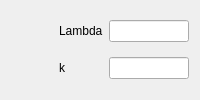
         <widget class="QWidget" name="tab_weibull_4">
          <attribute name="title">
           <string>Weibull</string>
          </attribute>
          <layout class="QGridLayout" name="gridLayout_37">
           <item row="0" column="2">
            <widget class="QLineEdit" name="ln_weilambda_4">
             <property name="maximumSize">
              <size>
               <width>80</width>
               <height>16777215</height>
              </size>
             </property>
            </widget>
           </item>
           <item row="1" column="2">
            <widget class="QLineEdit" name="ln_weik_4">
             <property name="maximumSize">
              <size>
               <width>80</width>
               <height>16777215</height>
              </size>
             </property>
            </widget>
           </item>
           <item row="1" column="1">
            <widget class="QLabel" name="label_62">
             <property name="text">
              <string>k</string>
             </property>
            </widget>
           </item>
           <item row="0" column="1">
            <widget class="QLabel" name="label_63">
             <property name="text">
              <string>Lambda</string>
             </property>
            </widget>
           </item>
           <item row="0" column="0">
            <spacer name="horizontalSpacer_35">
             <property name="orientation">
              <enum>Qt::Horizontal</enum>
             </property>
             <property name="sizeHint" stdset="0">
              <size>
               <width>40</width>
               <height>20</height>
              </size>
             </property>
            </spacer>
           </item>
          </layout>
         </widget>
